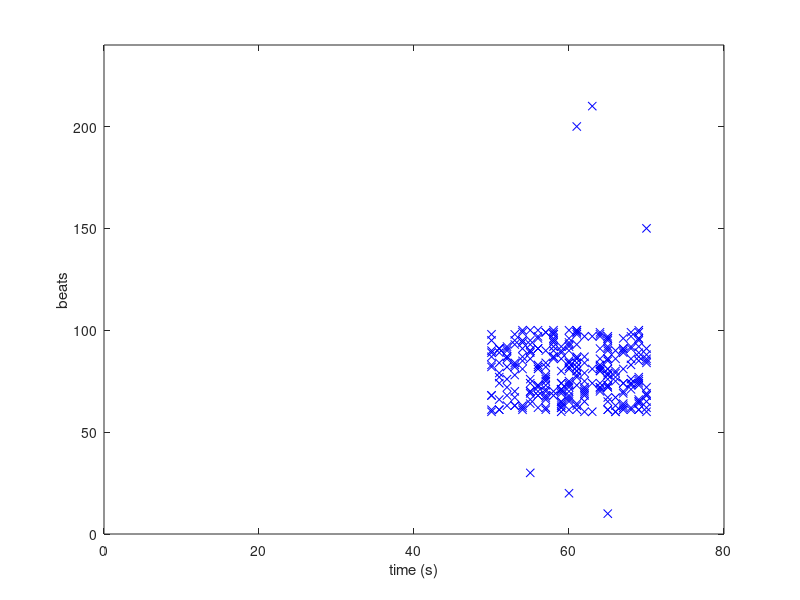

MATLAB code to generate this figure: (Note: this script raises an error after producing the figure.)
%% Machine Learning 
%  Anomaly Detection and Collaborative Filtering
%     estimateGaussian.m
%     selectThreshold.m
%     cofiCostFunc.m

%% Initialization
clear ; close all; clc

%% ================== Load Dataset  ===================
%  We start by using a small dataset that is easy to
%  visualize.
%  Our example case consists of heart beats vs time

fprintf('Visualizing example dataset for outlier detection.\n\n');

%  The following command loads the datase
load('goldendata.mat');

%  Visualize the dataset
plot(X(:, 1), X(:, 2), 'bx');
axis([0 80 0 240]);
xlabel('time (s)');
ylabel('beats');

fprintf('Program paused. Press enter to continue.\n');
pause


%% ================== Estimating  dataset statistics ===================
% we assume a Gaussian distribution for the dataset.
%
%  We first estimate the parameters of our assumed Gaussian distribution, 
%  then compute the probabilities for each of the points and then visualize 
%  both the overall distribution and where each of the points falls in 
%  terms of that distribution.
%
fprintf('Visualizing Gaussian fit.\n\n');

%  Estimating mu and sigma2
[mu sigma2] = estimateGaussian(X);

%  Returns the density of the multivariate normal at each data point (row) 
%  of X
p = multivariateGaussian(X, mu, sigma2);

%  Visualize the fit
visualizeFit(X,  mu, sigma2);
xlabel('Time (s)');
ylabel('Beats');

fprintf('Program paused. Press enter to continue.\n');
pause;

%% ================== Finding Outliers ===================
%finding a good epsilon threshold using a cross-validation set
%  probabilities given the estimated Gaussian distribution
% 

pval = multivariateGaussian(Xval, mu, sigma2);

[epsilon F1] = selectThreshold(yval, pval);
fprintf('Best epsilon found using cross-validation: %e\n', epsilon);
fprintf('Best F1 on Cross Validation Set:  %f\n', F1);

%  Finding the outliers in the training set and plot the
outliers = find(p < epsilon);

%  Drawing a red circle around those outliers
hold on
plot(X(outliers, 1), X(outliers, 2), 'ro', 'LineWidth', 2, 'MarkerSize', 10);
hold off

fprintf('Program paused. Press enter to continue.\n');
pause;


%%======================== Test Data =========================

prompt = 'What is the beat per time?';
testdata = input(prompt);
p2 = multivariateGaussian(testdata, mu, sigma2);

if p2 < epsilon
   fprintf('You need a checkup!\n')
else 
    fprintf('You are healthy!\n')
end


% %% ==================Bugged! Multidimensional Outliers ===================
% %  Loads the second dataset. 
% load('ex8data2.mat');
% 
% %  Apply the same steps to the larger dataset
% [mu sigma2] = estimateGaussian(X);
% 
% %  Training set 
% p = multivariateGaussian(X, mu, sigma2);
% 
% %  Cross-validation set
% pval = multivariateGaussian(Xval, mu, sigma2);
% 
% %  Find the best threshold
% [epsilon F1] = selectThreshold(yval, pval);
% 
% fprintf('Best epsilon found using cross-validation: %e\n', epsilon);
% fprintf('Best F1 on Cross Validation Set:  %f\n', F1);
% fprintf('# Outliers found: %d\n', sum(p < epsilon));
% pause



